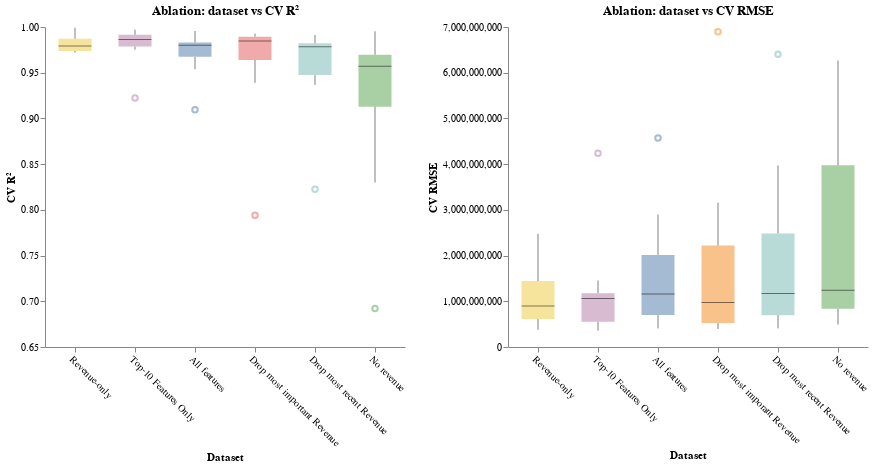

The code cell stored with this chart in its notebook:
### Code cell
(chart2 | chart).configure_view(stroke=None)

### Figure 1 — Vega-Lite specification as saved in the notebook (floating-point values rounded to 4 significant figures)
{"config": {"view": {"continuousWidth": 300, "continuousHeight": 300, "stroke": null}}, "hconcat": [{"data": {"name": "data-a7adc101c450cf9009b798dbcf910af4"}, "mark": {"type": "boxplot", "median": {"color": "black", "strokeWidth": 3}, "opacity": 0.5, "size": 33}, "encoding": {"color": {"field": "xlab", "legend": null, "type": "nominal"}, "x": {"axis": {"grid": false, "labelAngle": 45}, "field": "xlab", "sort": ["Revenue-only", "Top-10 Features Only", "All features", "Drop most important Revenue", "Drop most recent Revenue", "No revenue"], "title": "Dataset", "type": "nominal"}, "y": {"axis": {"grid": false}, "field": "r2", "scale": {"clamp": true, "domain": [0.65, 1], "nice": false}, "title": "CV R²", "type": "quantitative"}}, "height": 320, "title": "Ablation: dataset vs CV R²", "width": 360}, {"data": {"name": "data-9358404c1a8d471d0f190fe0df678c54"}, "mark": {"type": "boxplot", "median": {"color": "black", "strokeWidth": 3}, "opacity": 0.5, "size": 33}, "encoding": {"color": {"field": "xlab", "legend": null, "type": "nominal"}, "x": {"axis": {"grid": false, "labelAngle": 45}, "field": "xlab", "sort": ["Revenue-only", "Top-10 Features Only", "All features", "Drop most imporant Revenue", "Drop most recent Revenue", "No revenue"], "title": "Dataset", "type": "nominal"}, "y": {"axis": {"grid": false}, "field": "rmse", "title": "CV RMSE", "type": "quantitative"}}, "height": 320, "title": "Ablation: dataset vs CV RMSE", "width": 360}], "$schema": "https://vega.github.io/schema/vega-lite/v5.20.1.json", "datasets": {"data-a7adc101c450cf9009b798dbcf910af4": [{"dataset": "X_tot", "r2": 0.9095, "xlab": "All features"}, {"dataset": "X_tot", "r2": 0.9538, "xlab": "All features"}, {"dataset": "X_tot", "r2": 0.9823, "xlab": "All features"}, {"dataset": "X_tot", "r2": 0.979, "xlab": "All features"}, {"dataset": "X_tot", "r2": 0.9867, "xlab": "All features"}, {"dataset": "X_tot", "r2": 0.9663, "xlab": "All features"}, {"dataset": "X_tot", "r2": 0.9957, "xlab": "All features"}, {"dataset": "X_tot", "r2": 0.9831, "xlab": "All features"}, {"dataset": "X_tot", "r2": 0.981, "xlab": "All features"}, {"dataset": "X_tot", "r2": 0.9708, "xlab": "All features"}, {"dataset": "X_no_rev", "r2": 0.8299, "xlab": "No revenue"}, {"dataset": "X_no_rev", "r2": 0.9616, "xlab": "No revenue"}, {"dataset": "X_no_rev", "r2": 0.9919, "xlab": "No revenue"}, {"dataset": "X_no_rev", "r2": 0.6922, "xlab": "No revenue"}, {"dataset": "X_no_rev", "r2": 0.9594, "xlab": "No revenue"}, {"dataset": "X_no_rev", "r2": 0.9451, "xlab": "No revenue"}, {"dataset": "X_no_rev", "r2": 0.9953, "xlab": "No revenue"}, {"dataset": "X_no_rev", "r2": 0.9548, "xlab": "No revenue"}, {"dataset": "X_no_rev", "r2": 0.9724, "xlab": "No revenue"}, {"dataset": "X_no_rev", "r2": 0.9021, "xlab": "No revenue"}, {"dataset": "X_only_rev", "r2": 0.9735, "xlab": "Revenue-only"}, {"dataset": "X_only_rev", "r2": 0.9735, "xlab": "Revenue-only"}, {"dataset": "X_only_rev", "r2": 0.9883, "xlab": "Revenue-only"}, {"dataset": "X_only_rev", "r2": 0.9722, "xlab": "Revenue-only"}, {"dataset": "X_only_rev", "r2": 0.9796, "xlab": "Revenue-only"}, {"dataset": "X_only_rev", "r2": 0.9993, "xlab": "Revenue-only"}, {"dataset": "X_only_rev", "r2": 0.9944, "xlab": "Revenue-only"}, {"dataset": "X_only_rev", "r2": 0.9786, "xlab": "Revenue-only"}, {"dataset": "X_only_rev", "r2": 0.9837, "xlab": "Revenue-only"}, {"dataset": "X_only_rev", "r2": 0.9746, "xlab": "Revenue-only"}, {"dataset": "X_missing_lead", "r2": 0.7942, "xlab": "Drop most important Revenue"}, {"dataset": "X_missing_lead", "r2": 0.9907, "xlab": "Drop most important Revenue"}, {"dataset": "X_missing_lead", "r2": 0.9884, "xlab": "Drop most important Revenue"}, {"dataset": "X_missing_lead", "r2": 0.939, "xlab": "Drop most important Revenue"}, {"dataset": "X_missing_lead", "r2": 0.9875, "xlab": "Drop most important Revenue"}, {"dataset": "X_missing_lead", "r2": 0.96, "xlab": "Drop most important Revenue"}, {"dataset": "X_missing_lead", "r2": 0.9928, "xlab": "Drop most important Revenue"}, {"dataset": "X_missing_lead", "r2": 0.9897, "xlab": "Drop most important Revenue"}, {"dataset": "X_missing_lead", "r2": 0.982, "xlab": "Drop most important Revenue"}, {"dataset": "X_missing_lead", "r2": 0.9757, "xlab": "Drop most important Revenue"}, {"dataset": "X_missing_lastrev", "r2": 0.8225, "xlab": "Drop most recent Revenue"}, {"dataset": "X_missing_lastrev", "r2": 0.9806, "xlab": "Drop most recent Revenue"}, {"dataset": "X_missing_lastrev", "r2": 0.9826, "xlab": "Drop most recent Revenue"}, {"dataset": "X_missing_lastrev", "r2": 0.943, "xlab": "Drop most recent Revenue"}, {"dataset": "X_missing_lastrev", "r2": 0.976, "xlab": "Drop most recent Revenue"}, {"dataset": "X_missing_lastrev", "r2": 0.9367, "xlab": "Drop most recent Revenue"}, {"dataset": "X_missing_lastrev", "r2": 0.9912, "xlab": "Drop most recent Revenue"}, {"dataset": "X_missing_lastrev", "r2": 0.983, "xlab": "Drop most recent Revenue"}, {"dataset": "X_missing_lastrev", "r2": 0.9809, "xlab": "Drop most recent Revenue"}, {"dataset": "X_missing_lastrev", "r2": 0.9607, "xlab": "Drop most recent Revenue"}, {"dataset": "K_best_features", "r2": 0.9223, "xlab": "Top-10 Features Only"}, {"dataset": "K_best_features", "r2": 0.9782, "xlab": "Top-10 Features Only"}, {"dataset": "K_best_features", "r2": 0.9873, "xlab": "Top-10 Features Only"}, {"dataset": "K_best_features", "r2": 0.9752, "xlab": "Top-10 Features Only"}, {"dataset": "K_best_features", "r2": 0.9872, "xlab": "Top-10 Features Only"}, {"dataset": "K_best_features", "r2": 0.9948, "xlab": "Top-10 Features Only"}, {"dataset": "K_best_features", "r2": 0.9971, "xlab": "Top-10 Features Only"}, {"dataset": "K_best_features", "r2": 0.9797, "xlab": "Top-10 Features Only"}, {"dataset": "K_best_features", "r2": 0.9853, "xlab": "Top-10 Features Only"}, {"dataset": "K_best_features", "r2": 0.9929, "xlab": "Top-10 Features Only"}], "data-9358404c1a8d471d0f190fe0df678c54": [{"dataset": "X_tot", "rmse": 4574000000.0, "xlab": "All features"}, {"dataset": "X_tot", "rmse": 975300000.0, "xlab": "All features"}, {"dataset": "X_tot", "rmse": 1404000000.0, "xlab": "All features"}, {"dataset": "X_tot", "rmse": 1340000000.0, "xlab": "All features"}, {"dataset": "X_tot", "rmse": 467300000.0, "xlab": "All features"}, {"dataset": "X_tot", "rmse": 2899000000.0, "xlab": "All features"}, {"dataset": "X_tot", "rmse": 621200000.0, "xlab": "All features"}, {"dataset": "X_tot", "rmse": 936700000.0, "xlab": "All features"}, {"dataset": "X_tot", "rmse": 406300000.0, "xlab": "All features"}, {"dataset": "X_tot", "rmse": 2219000000.0, "xlab": "All features"}, {"dataset": "X_no_rev", "rmse": 6268000000.0, "xlab": "No revenue"}, {"dataset": "X_no_rev", "rmse": 889000000.0, "xlab": "No revenue"}, {"dataset": "X_no_rev", "rmse": 950800000.0, "xlab": "No revenue"}, {"dataset": "X_no_rev", "rmse": 5125000000.0, "xlab": "No revenue"}, {"dataset": "X_no_rev", "rmse": 817100000.0, "xlab": "No revenue"}, {"dataset": "X_no_rev", "rmse": 3697000000.0, "xlab": "No revenue"}, {"dataset": "X_no_rev", "rmse": 647500000.0, "xlab": "No revenue"}, {"dataset": "X_no_rev", "rmse": 1534000000.0, "xlab": "No revenue"}, {"dataset": "X_no_rev", "rmse": 489500000.0, "xlab": "No revenue"}, {"dataset": "X_no_rev", "rmse": 4066000000.0, "xlab": "No revenue"}, {"dataset": "X_only_rev", "rmse": 2475000000.0, "xlab": "Revenue-only"}, {"dataset": "X_only_rev", "rmse": 738400000.0, "xlab": "Revenue-only"}, {"dataset": "X_only_rev", "rmse": 1142000000.0, "xlab": "Revenue-only"}, {"dataset": "X_only_rev", "rmse": 1542000000.0, "xlab": "Revenue-only"}, {"dataset": "X_only_rev", "rmse": 578700000.0, "xlab": "Revenue-only"}, {"dataset": "X_only_rev", "rmse": 420100000.0, "xlab": "Revenue-only"}, {"dataset": "X_only_rev", "rmse": 705700000.0, "xlab": "Revenue-only"}, {"dataset": "X_only_rev", "rmse": 1057000000.0, "xlab": "Revenue-only"}, {"dataset": "X_only_rev", "rmse": 376000000.0, "xlab": "Revenue-only"}, {"dataset": "X_only_rev", "rmse": 2069000000.0, "xlab": "Revenue-only"}, {"dataset": "X_missing_lead", "rmse": 6896000000.0, "xlab": "Drop most imporant Revenue"}, {"dataset": "X_missing_lead", "rmse": 437300000.0, "xlab": "Drop most imporant Revenue"}, {"dataset": "X_missing_lead", "rmse": 1139000000.0, "xlab": "Drop most imporant Revenue"}, {"dataset": "X_missing_lead", "rmse": 2282000000.0, "xlab": "Drop most imporant Revenue"}, {"dataset": "X_missing_lead", "rmse": 452600000.0, "xlab": "Drop most imporant Revenue"}, {"dataset": "X_missing_lead", "rmse": 3156000000.0, "xlab": "Drop most imporant Revenue"}, {"dataset": "X_missing_lead", "rmse": 804700000.0, "xlab": "Drop most imporant Revenue"}, {"dataset": "X_missing_lead", "rmse": 731600000.0, "xlab": "Drop most imporant Revenue"}, {"dataset": "X_missing_lead", "rmse": 394700000.0, "xlab": "Drop most imporant Revenue"}, {"dataset": "X_missing_lead", "rmse": 2026000000.0, "xlab": "Drop most imporant Revenue"}, {"dataset": "X_missing_lastrev", "rmse": 6404000000.0, "xlab": "Drop most recent Revenue"}, {"dataset": "X_missing_lastrev", "rmse": 632000000.0, "xlab": "Drop most recent Revenue"}, {"dataset": "X_missing_lastrev", "rmse": 1395000000.0, "xlab": "Drop most recent Revenue"}, {"dataset": "X_missing_lastrev", "rmse": 2206000000.0, "xlab": "Drop most recent Revenue"}, {"dataset": "X_missing_lastrev", "rmse": 628700000.0, "xlab": "Drop most recent Revenue"}, {"dataset": "X_missing_lastrev", "rmse": 3971000000.0, "xlab": "Drop most recent Revenue"}, {"dataset": "X_missing_lastrev", "rmse": 887700000.0, "xlab": "Drop most recent Revenue"}, {"dataset": "X_missing_lastrev", "rmse": 940900000.0, "xlab": "Drop most recent Revenue"}, {"dataset": "X_missing_lastrev", "rmse": 407000000.0, "xlab": "Drop most recent Revenue"}, {"dataset": "X_missing_lastrev", "rmse": 2577000000.0, "xlab": "Drop most recent Revenue"}, {"dataset": "K_best_features", "rmse": 4236000000.0, "xlab": "Top-10 Features Only"}, {"dataset": "K_best_features", "rmse": 669200000.0, "xlab": "Top-10 Features Only"}, {"dataset": "K_best_features", "rmse": 1191000000.0, "xlab": "Top-10 Features Only"}, {"dataset": "K_best_features", "rmse": 1454000000.0, "xlab": "Top-10 Features Only"}, {"dataset": "K_best_features", "rmse": 458300000.0, "xlab": "Top-10 Features Only"}, {"dataset": "K_best_features", "rmse": 1137000000.0, "xlab": "Top-10 Features Only"}, {"dataset": "K_best_features", "rmse": 512800000.0, "xlab": "Top-10 Features Only"}, {"dataset": "K_best_features", "rmse": 1028000000.0, "xlab": "Top-10 Features Only"}, {"dataset": "K_best_features", "rmse": 357700000.0, "xlab": "Top-10 Features Only"}, {"dataset": "K_best_features", "rmse": 1094000000.0, "xlab": "Top-10 Features Only"}]}}
